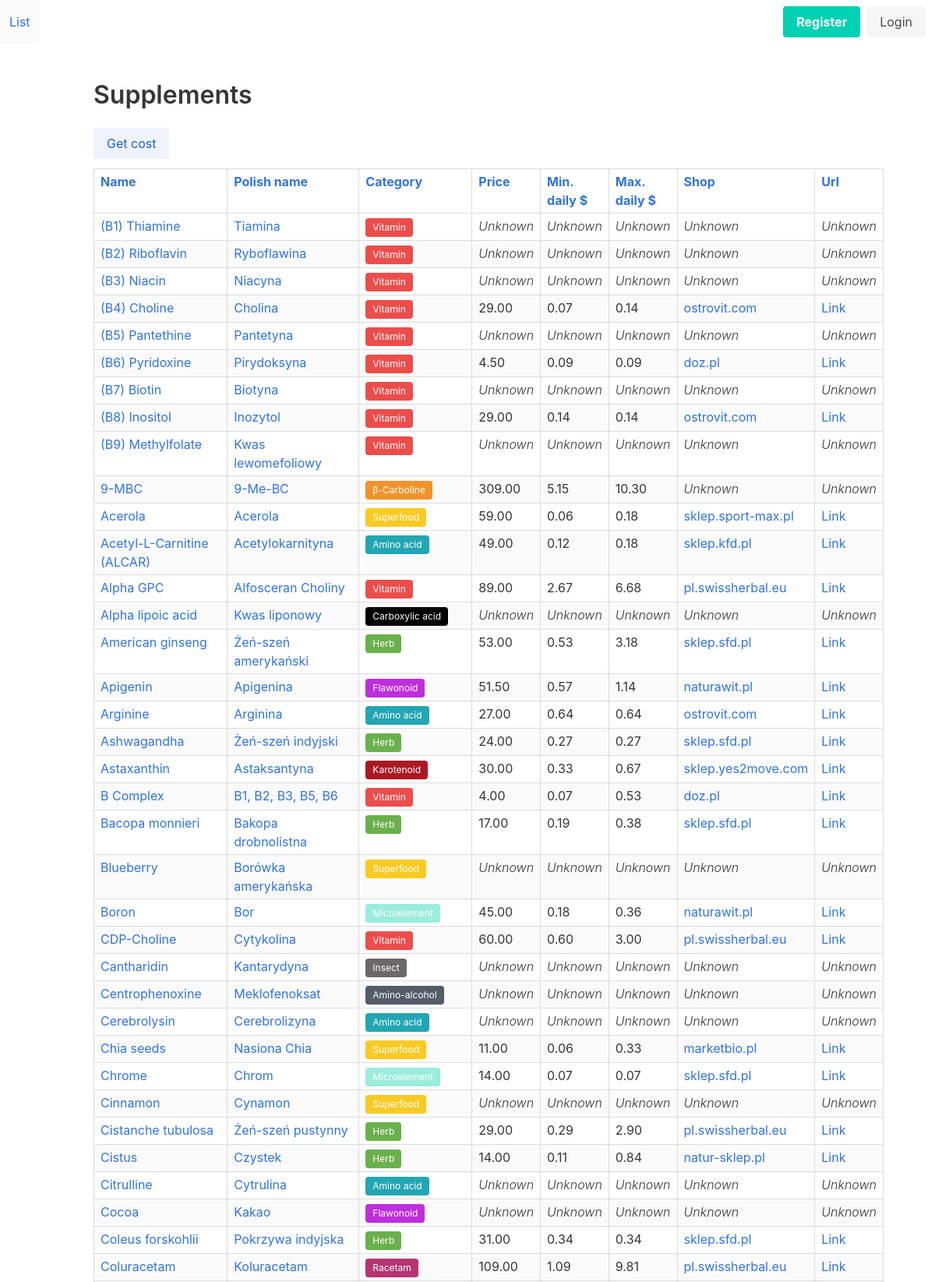
Screenshot of /catalog/supplement/ (upper part) with the database file from the repository.
### catalog/models.py (models this page shows, shortened)
class Supplement(models.Model):
    name = models.CharField(max_length=50, unique=True)
    polish_name = models.CharField(max_length=50, blank=True, null=True)
    users = models.ManyToManyField(User, related_name = 'user', blank=True)
    category = models.ForeignKey(Category, on_delete=models.SET_NULL, blank=True, null=True)
    tags = models.ManyToManyField(Tag, blank=True)
    neurotransmitters = models.ManyToManyField(Neurotransmitter, blank=True)
    description = models.TextField(blank=True, null=True)
    item_price = models.DecimalField(max_digits=6, decimal_places=2, blank=True, null=True)
    item_weight = models.DecimalField(max_digits=7, decimal_places=3, blank=True, null=True)
    portion_weight_min = models.DecimalField(max_digits=6, decimal_places=4, blank=True, null=True)
    portion_weight_max = models.DecimalField(max_digits=6, decimal_places=4, blank=True, null=True)
    daily_intakes_min = models.IntegerField(blank=True, null=True)
    daily_intakes_max = models.IntegerField(blank=True, null=True)
    meal_relation = models.CharField(max_length=1, choices=(('B', 'Before meal'), ('W', 'With meal'), ('A', 'After meal')), blank=True, null=True)
    country_of_origin = models.CharField(max_length=50, blank=True, null=True)
    date_of_discovery = models.DateField(blank=True, null=True)
    bioavailability = models.DecimalField(max_digits=3, decimal_places=2, blank=True, null=True)
    producent = models.ForeignKey(Producent, blank=True, null=True, on_delete=models.SET_NULL)
    shop = models.ForeignKey(Shop, blank=True, null=True, on_delete=models.SET_NULL)
    url = models.URLField(blank=True, null=True)
    slug = models.SlugField(max_length=40, blank=True, unique=True)
    @property
    def daily_cost_min(self):
        a = self.item_price and self.item_weight and self.portion_weight_min and self.daily_intakes_min
        if a:
            unit_price = self.item_price / self.item_weight
            daily_cost = unit_price * self.portion_weight_min * self.daily_intakes_min
            return round(daily_cost, 2)
        else:
            return 0
    @property
    def daily_cost_max(self):
        a = self.item_price and self.item_weight and self.portion_weight_max and self.daily_intakes_max
        if a:
            unit_price = self.item_price / self.item_weight
            daily_cost = unit_price * self.portion_weight_max * self.daily_intakes_max
            return round(daily_cost, 2)
        else:
            return 0
    class Meta:
        ordering = ['name']

class Category(models.Model):
    name = models.CharField(max_length=50)
    color = models.CharField(max_length=7)
    class Meta:
        verbose_name_plural = 'Categories'
        ordering = ['name']

class Shop(models.Model):
    name = models.CharField(max_length=50)
    class Meta:
        ordering = ['name']

### catalog/views.py (the view, shortened to what this page needs)
# urls.py: path('supplement/', supplement_list, name='supplement_list'),
def supplement_list(request):
    c = {}
    c['supplements'] = Supplement.objects.all()
    return render(request, 'catalog/supplement_list.html', c)

### catalog/templates/catalog/supplement_list.html (shortened to what this page needs)
{% extends 'index.html' %}
{% block content %}
<h1 class="title">
	Supplements
</h1>
<table class="table is-bordered is-striped is-narrow is-hoverable is-fullwidth">
  <thead>
    <tr>
      <th><a href="?q=name">Name</a></th>
      <th><a href="?q=polish_name">Polish name</a></th>
      <th><a href="?q=category">Category</a></th>
      <th><a href="?q=item_price">Price</a></th>
      <th><a href="?q=daily_cost_min">Min. daily $</a></th>
      <th><a href="?q=daily_cost_max">Max. daily $</a></th>
      <th><a href="?q=shop">Shop</a></th>
      <th><a href="?q=url">Url</a></th>
    </tr>
  </thead>
  <tbody>
    <form method="post" action="{% url 'supplement_list' %}">
    <div class="field">
      <div class="control">
          <input class="button is-link is-light" type="submit" value="Get cost">
      </div>
    </div>
    {% for supplement in supplements %}
    <tr>
      <td>
        <a href="{% url 'supplement_detail' slug=supplement.slug %}">{{ supplement.name }}</a>
      </td>
      <td>
        {% if supplement.polish_name %}
          <a href="{% url 'supplement_detail' slug=supplement.slug %}">{{ supplement.polish_name }}</a>
        {% else %}
          <span class="is-italic has-text-weight-light">Unknown</span>
        {% endif %}
      </td>
      <td>
        {% if supplement.category %}
          <span class="tag is-black" style="background-color:{{ supplement.category.color }};">
            {{ supplement.category.name }}
          </span>
        {% else %}
          <span class="is-italic has-text-weight-light">Unknown</span>
        {% endif %}
      </td>
      <td>
        {% if supplement.item_price %}
          {{ supplement.item_price }}
        {% else %}
          <span class="is-italic has-text-weight-light">Unknown</span>
        {% endif %}
      </td>
      <td>
        {% if supplement.daily_cost_min %}
          {{ supplement.daily_cost_min }}
        {% else %}
          <span class="is-italic has-text-weight-light">Unknown</span>
        {% endif %}
      </td>
      <td>
        {% if supplement.daily_cost_max %}
          {{ supplement.daily_cost_max }}
        {% else %}
          <span class="is-italic has-text-weight-light">Unknown</span>
        {% endif %}
      </td>
      <td>
        {% if supplement.shop %}
        <a href="{% url 'shop_detail' supplement.shop.pk %}">{{ supplement.shop.name }}</a>
        {% else %}
          <span class="is-italic has-text-weight-light">Unknown</span>
        {% endif %}
      </td>
      <td>
        {% if supplement.url %}
        <a href="{{ supplement.url }}" target="_blank">Link</a>
        {% else %}
          <span class="is-italic has-text-weight-light">Unknown</span>
        {% endif %}
      </td>
    </tr>
    {% endfor %}
    </form>
  </tbody>
</table>
{% endblock content %}

### rows the page displays
Supplement: name "(B1) Thiamine", polish_name "Tiamina", category.name "Vitamin", shows "Unknown"
Supplement: name "(B2) Riboflavin", polish_name "Ryboflawina", category.name "Vitamin", shows "Unknown"
Supplement: name "(B3) Niacin", polish_name "Niacyna", category.name "Vitamin", shows "Unknown"
Supplement: name "(B4) Choline", polish_name "Cholina", category.name "Vitamin", item_price "29.00", daily_cost_min "0.07", daily_cost_max "0.14", shop.name "ostrovit.com"
Supplement: name "(B5) Pantethine", polish_name "Pantetyna", category.name "Vitamin", shows "Unknown"
Supplement: name "(B6) Pyridoxine", polish_name "Pirydoksyna", category.name "Vitamin", item_price "4.50", daily_cost_min "0.09", daily_cost_max "0.09", shop.name "doz.pl"
Supplement: name "(B7) Biotin", polish_name "Biotyna", category.name "Vitamin", shows "Unknown"
Supplement: name "(B8) Inositol", polish_name "Inozytol", category.name "Vitamin", item_price "29.00", daily_cost_min "0.14", daily_cost_max "0.14", shop.name "ostrovit.com"
Supplement: name "(B9) Methylfolate", polish_name "Kwas lewomefoliowy", category.name "Vitamin", shows "Unknown"
Supplement: name "9-MBC", polish_name "9-Me-BC", category.name "β-Carboline", item_price "309.00", daily_cost_min "5.15", daily_cost_max "10.30", shows "Unknown"
Supplement: name "Acerola", polish_name "Acerola", category.name "Superfood", item_price "59.00", daily_cost_min "0.06", daily_cost_max "0.18", shop.name "sklep.sport-max.pl"
Supplement: name "Acetyl-L-Carnitine (ALCAR)", polish_name "Acetylokarnityna", category.name "Amino acid", item_price "49.00", daily_cost_min "0.12", daily_cost_max "0.18", shop.name "sklep.kfd.pl"
Supplement: name "Alpha GPC", polish_name "Alfosceran Choliny", category.name "Vitamin", item_price "89.00", daily_cost_min "2.67", daily_cost_max "6.68", shop.name "pl.swissherbal.eu"
Supplement: name "Alpha lipoic acid", polish_name "Kwas liponowy", category.name "Carboxylic acid", shows "Unknown"
Supplement: name "American ginseng", polish_name "Żeń-szeń amerykański", category.name "Herb", item_price "53.00", daily_cost_min "0.53", daily_cost_max "3.18", shop.name "sklep.sfd.pl"
Supplement: name "Apigenin", polish_name "Apigenina", category.name "Flawonoid", item_price "51.50", daily_cost_min "0.57", daily_cost_max "1.14", shop.name "naturawit.pl"
Supplement: name "Arginine", polish_name "Arginina", category.name "Amino acid", item_price "27.00", daily_cost_min "0.64", daily_cost_max "0.64", shop.name "ostrovit.com"
Supplement: name "Ashwagandha", polish_name "Żeń-szeń indyjski", category.name "Herb", item_price "24.00", daily_cost_min "0.27", daily_cost_max "0.27", shop.name "sklep.sfd.pl"
Supplement: name "Astaxanthin", polish_name "Astaksantyna", category.name "Karotenoid", item_price "30.00", daily_cost_min "0.33", daily_cost_max "0.67", shop.name "sklep.yes2move.com"
Supplement: name "B Complex", polish_name "B1, B2, B3, B5, B6", category.name "Vitamin", item_price "4.00", daily_cost_min "0.07", daily_cost_max "0.53", shop.name "doz.pl"
Supplement: name "Bacopa monnieri", polish_name "Bakopa drobnolistna", category.name "Herb", item_price "17.00", daily_cost_min "0.19", daily_cost_max "0.38", shop.name "sklep.sfd.pl"
Supplement: name "Blueberry", polish_name "Borówka amerykańska", category.name "Superfood", shows "Unknown"
Supplement: name "Boron", polish_name "Bor", category.name "Microelement", item_price "45.00", daily_cost_min "0.18", daily_cost_max "0.36", shop.name "naturawit.pl"
Supplement: name "CDP-Choline", polish_name "Cytykolina", category.name "Vitamin", item_price "60.00", daily_cost_min "0.60", daily_cost_max "3.00", shop.name "pl.swissherbal.eu"
Supplement: name "Cantharidin", polish_name "Kantarydyna", category.name "Insect", shows "Unknown"
Supplement: name "Centrophenoxine", polish_name "Meklofenoksat", category.name "Amino-alcohol", shows "Unknown"
Supplement: name "Cerebrolysin", polish_name "Cerebrolizyna", category.name "Amino acid", shows "Unknown"
Supplement: name "Chia seeds", polish_name "Nasiona Chia", category.name "Superfood", item_price "11.00", daily_cost_min "0.06", daily_cost_max "0.33", shop.name "marketbio.pl"
Supplement: name "Chrome", polish_name "Chrom", category.name "Microelement", item_price "14.00", daily_cost_min "0.07", daily_cost_max "0.07", shop.name "sklep.sfd.pl"
Supplement: name "Cinnamon", polish_name "Cynamon", category.name "Superfood", shows "Unknown"
Supplement: name "Cistanche tubulosa", polish_name "Żeń-szeń pustynny", category.name "Herb", item_price "29.00", daily_cost_min "0.29", daily_cost_max "2.90", shop.name "pl.swissherbal.eu"
Supplement: name "Cistus", polish_name "Czystek", category.name "Herb", item_price "14.00", daily_cost_min "0.11", daily_cost_max "0.84", shop.name "natur-sklep.pl"
Supplement: name "Citrulline", polish_name "Cytrulina", category.name "Amino acid", shows "Unknown"
Supplement: name "Cocoa", polish_name "Kakao", category.name "Flawonoid", shows "Unknown"
Supplement: name "Coleus forskohlii", polish_name "Pokrzywa indyjska", category.name "Herb", item_price "31.00", daily_cost_min "0.34", daily_cost_max "0.34", shop.name "sklep.sfd.pl"
Supplement: name "Coluracetam", polish_name "Koluracetam", category.name "Racetam", item_price "109.00", daily_cost_min "1.09", daily_cost_max "9.81", shop.name "pl.swissherbal.eu"
